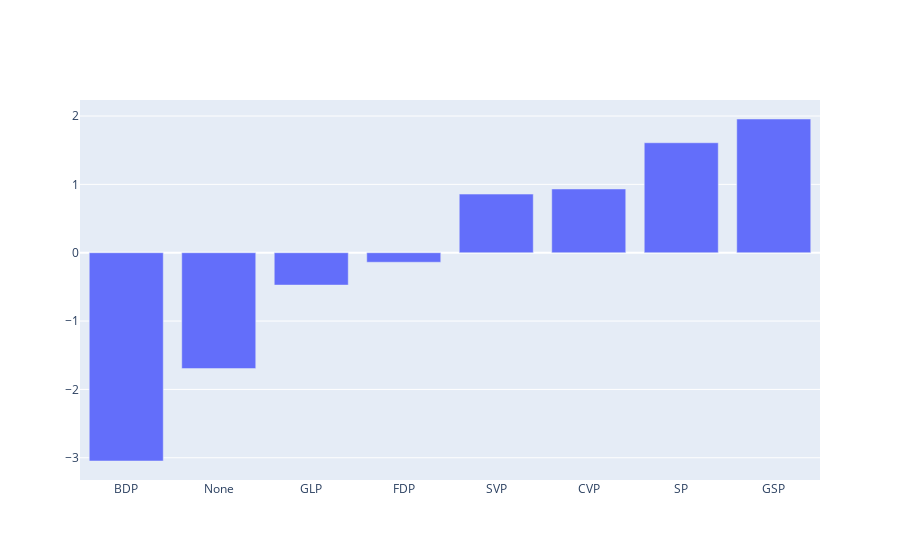

This figure's notebook cell:
### Code cell
def memberPartisipation(data):
    partisipation = dict()
    
    def update(key, i, d=partisipation):
        
        key = vp.faction_names[data.members[key].faction]
        
        if not key in d:
            d[key] = [0,0,0,0]
        else:
            d[key][i] += 1
    
    def presents(x):
        return sum(x[0:3]) / sum(x)
    
    
    for v in data.votes:
        for mem in v.yes:
            update(mem, 0)
        for mem in v.no:
            update(mem, 1)
        for mem in v.abstain:
            update(mem, 2)
        for mem in v.novote:
            update(mem, 3)  
    
    
    
    plot.bar_dict(partisipation, value=lambda x: presents(x) * 100, relativ= True, sort= True)
memberPartisipation(data)

### Figure 1 — Plotly figure (JSON) as saved in the notebook; plotly's stock layout.template omitted (floating-point values rounded to 4 significant figures)
{"data": [{"type": "bar", "x": ["BDP", "None", "GLP", "FDP", "SVP", "CVP", "SP", "GSP"], "y": [-3.047, -1.695, -0.4736, -0.1395, 0.8577, 0.9325, 1.609, 1.956]}], "layout": {"title": {"text": ""}, "xaxis": {"title": {"text": ""}}, "yaxis": {"title": {"text": ""}}}}
